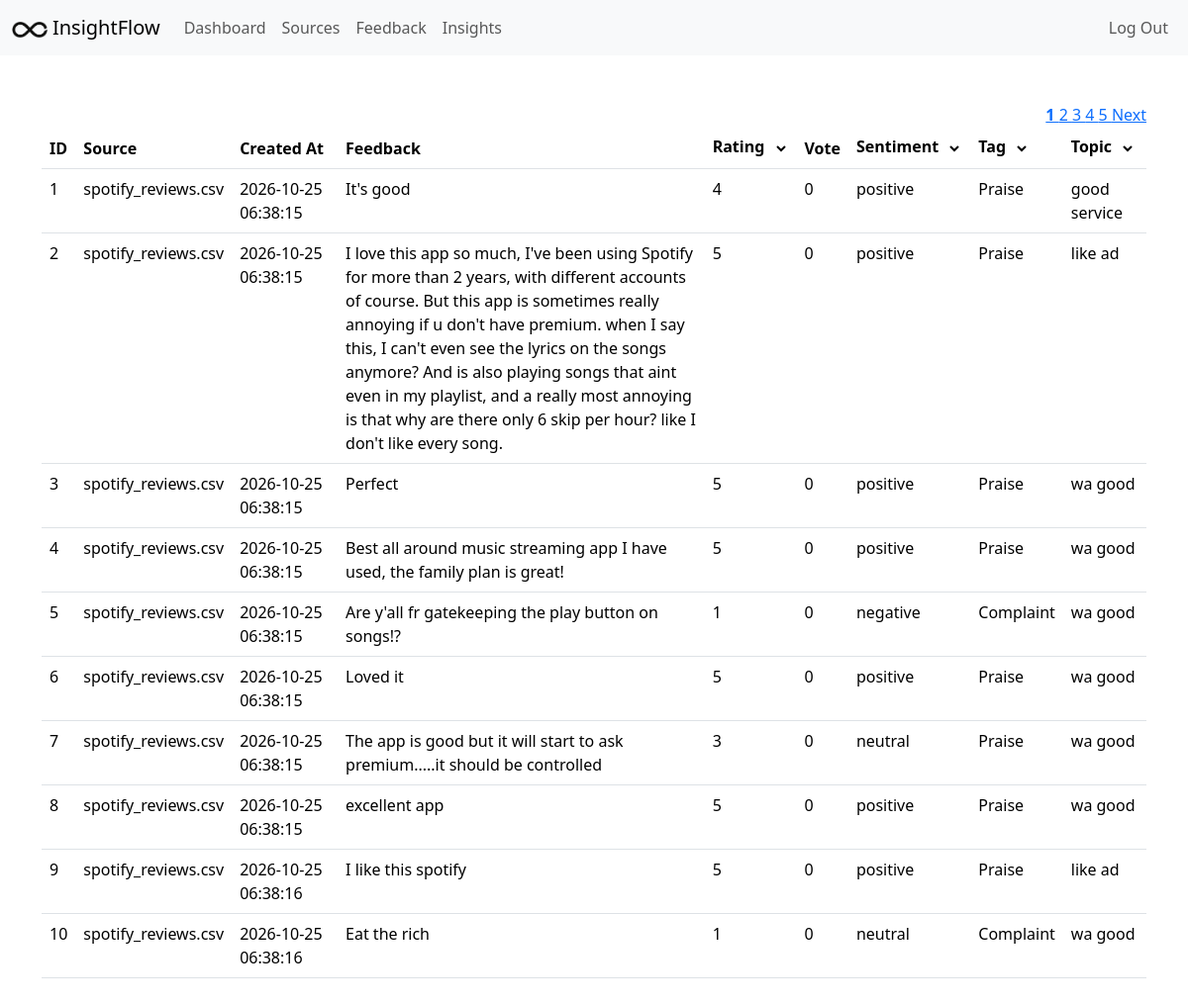
The app's page /feedback (signed in) with its own data.
### tables this page shows
CREATE TABLE feedback (id INTEGER PRIMARY KEY AUTOINCREMENT,source TEXT NOT NULL, created_at TIMESTAMP DEFAULT CURRENT_TIMESTAMP, feedback_text TEXT NOT NULL, rating INTEGER, feature_vote INTEGER, sentiment TEXT,tag TEXT,topic TEXT, user_id INTEGER REFERENCES users(id));

### app.py (the view)
@app.route("/feedback")
@login_required
def feedback():
    ratings = db.execute("SELECT DISTINCT rating FROM feedback WHERE user_id = ? ORDER BY rating", session.get("user_id"))
    sentiments = db.execute("SELECT DISTINCT sentiment FROM feedback WHERE user_id = ?", session.get("user_id"))
    tags = db.execute("SELECT DISTINCT tag FROM feedback WHERE user_id = ?", session.get("user_id"))
    topics = db.execute("SELECT DISTINCT topic FROM feedback WHERE user_id = ?", session.get("user_id"))
    per_page = 10
    page = request.args.get("page", 1, type=int)
    rating = request.args.get("rating", type=int)
    sentiment = request.args.get("sentiment", type=str)
    topic = request.args.get("topic", type=str)
    tag = request.args.get("tag", type=str)
    offset = (page - 1) * per_page
    feedback_query = "SELECT * FROM feedback WHERE user_id = ?"
    total_rows_query = "SELECT COUNT(*) AS count FROM feedback WHERE user_id = ?"
    params = [session.get("user_id")]
    if rating:
        feedback_query += " AND rating = ?"
        total_rows_query += " AND rating = ?"
        params.append(rating)
    if sentiment:
        feedback_query += " AND sentiment = ?"
        total_rows_query += " AND sentiment = ?"
        params.append(sentiment)
    if topic:
        feedback_query += " AND topic = ?"
        total_rows_query += " AND topic = ?"
        params.append(topic)
    if tag:
        feedback_query += " AND tag = ?"
        total_rows_query += " AND tag = ?"
        params.append(tag)
    feedback_query += " ORDER BY id LIMIT ? OFFSET ?"
    feedback = db.execute(feedback_query, *params, per_page, offset)
    total_rows = db.execute(total_rows_query, *params)[0]["count"]
    total_pages = (total_rows + per_page - 1) // per_page
    start_page = ((page - 1) // 5) * 5 + 1
    end_page = min(start_page + 4, total_pages)
    return render_template("feedback.html", ratings=ratings, sentiments=sentiments, tags=tags, topics=topics,
                           feedback=feedback, page=page, rating=rating, sentiment=sentiment, topic=topic, tag=tag,
                           total_pages=total_pages, start_page=start_page, end_page=end_page)

### app.py (called while the page is built)
@app.after_request
def after_request(response):
    response.headers["Cache-Control"] = "no-cache, no-store, must-revalidate"
    response.headers["Expires"] = 0
    response.headers["Pragma"] = "no-cache"
    return response

### helpers.py (called while the page is built)
def login_required(f):
    @wraps(f)
    def decorated_function(*args, **kwargs):
        if session.get("user_id") is None:
            return redirect("/login")
        return f(*args, **kwargs)
    return decorated_function

### templates/feedback.html (shortened to what this page needs)
{% extends "layout.html" %}
{% block main %}
    <div style="text-align: right;">
        <span>
            {% for p in range(start_page, end_page + 1) %}
                <a href="/feedback?page={{ p }}{% if rating %}&rating={{ rating }}{% endif %}{% if sentiment %}&sentiment={{ sentiment }}{% endif %}{% if topic %}&topic={{ topic }}{% endif %}{% if tag %}&tag={{ tag }}{% endif %}"
                    {% if p == page %} style="font-weight:bold;" {% endif %}>
                    {{ p }}
                </a>
            {% endfor %}
            </span>
        {% if page < total_pages %}
            <a href="/feedback?page={{ page + 1 }}">Next</a>
        {% endif %}
    </div>
    <table class="table" style="text-align: left;">
        <thead>
            <tr>
                <th>ID</th>
                <th>Source</th>
                <th>Created At</th>
                <th>Feedback</th>
                <th class="{% if rating %}filter-active{% endif %}">
                    <span>Rating</span>
                    <select name="rating" form="filter-form" onchange="this.form.submit()">
                        <option value="">All</option>
                    </select>
                </th>
                <th>Vote</th>
                <th class="{% if sentiment %}filter-active{% endif %}">
                    <span>Sentiment</span>
                    <select name="sentiment" form="filter-form" onchange="this.form.submit()">
                        <option value="">All</option>
                    </select>
                </th>
                <th class="{% if tag %}filter-active{% endif %}">
                    <span>Tag</span>
                    <select name="tag" form="filter-form" onchange="this.form.submit()">
                        <option value="">All</option>
                    </select>
                </th>
                <th class="{% if topic %}filter-active{% endif %}">
                    <span>Topic</span>
                    <select name="topic" form="filter-form" onchange="this.form.submit()">
                        <option value="">All</option>
                    </select>
                </th>
            </tr>
        </thead>
        <tbody>
            {% for row in feedback %}
                <tr>
                    <td>{{ row.id }}</td>
                    <td>{{ row.source }}</td>
                    <td>{{ row.created_at }}</td>
                    <td>{{ row.feedback_text }}</td>
                    <td>{{ row.rating }}</td>
                    <td>{{ row.feature_vote }}</td>
                    <td>{{ row.sentiment }}</td>
                    <td>{{ row.tag }}</td>
                    <td>{{ row.topic }}</td>
                </tr>
            {% endfor %}
        </tbody>
    </table>
{% endblock %}

### templates/layout.html (shortened to what this page needs)
<!DOCTYPE html>
<html lang="en">
    <head>
        <link href="https://cdn.jsdelivr.net/npm/bootstrap@5.3.8/dist/css/bootstrap.min.css" rel="stylesheet">
        <link href="/static/styles.css" rel="stylesheet">
    </head>
    <body>
        <nav class="navbar navbar-expand-lg bg-light">
            <div class="container-fluid">
                <a class="navbar-brand" href="/">
                    <img src="{{ url_for('static', filename='images/logo.png') }}" height="16">
                    InsightFlow
                </a>
                <div class="collapse navbar-collapse" id="hamburger_menu">
                    {% if session["user_id"] %}
                        <ul class="navbar-nav me-auto mb-2 mb-lg-0">
                            <li class="nav-item">
                                <a class="nav-link" aria-current="page" href="/">Dashboard</a>
                            </li>
                            <li class="nav-item">
                                <a class="nav-link" href="/sources">Sources</a>
                            </li>
                            <li class="nav-item">
                                <a class="nav-link" href="/feedback">Feedback</a>
                            </li>
                            <li class="nav-item">
                                <a class="nav-link" href="/insights">Insights</a>
                            </li>
                        </ul>
                        <ul class="navbar-nav ms-auto mb-2 mb-lg-0">
                                <li class="nav-item"><a class="nav-link" href="/logout">Log Out</a></li>
                        </ul>
                    {% else %}
                        <ul class="navbar-nav ms-auto mb-2 mb-lg-0">
                            <li class="nav-item"><a class="nav-link" href="/login">Login</a></li>
                            <li class="nav-item"><a class="nav-link" href="/register">Register</a></li>
                        </ul>
                    {% endif %}
                </div>
            </div>
        </nav>
        <main class="container py-5 text-center">
            {% block main %}{% endblock %}
        </main>
    </body>
</html>

### static/styles.css (style rules this page uses)
th { white-space: nowrap; }
th select { background: transparent; border: none; width: 20px; height: 24px; vertical-align: middle; }

### records on screen
feedback: id "1", source "spotify_reviews.csv", created_at "2026-10-25 06:38:15", feedback_text "It's good", rating "4", feature_vote "0", sentiment "positive", tag "Praise", topic "good service"
feedback: id "2", source "spotify_reviews.csv", created_at "2026-10-25 06:38:15", feedback_text "I love this app so much, I've been using Spotify for more than 2 years, with different accounts of course. But this app is sometimes really annoying if u don't have premium. when I say this, I can't even see the lyrics on the songs anymore? And is also playing songs that aint even in my playlist, and a really most annoying is that why are there only 6 skip per hour? like I don't like every song.", rating "5", feature_vote "0", sentiment "positive", tag "Praise", topic "like ad"
feedback: id "3", source "spotify_reviews.csv", created_at "2026-10-25 06:38:15", feedback_text "Perfect", rating "5", feature_vote "0", sentiment "positive", tag "Praise", topic "wa good"
feedback: id "4", source "spotify_reviews.csv", created_at "2026-10-25 06:38:15", feedback_text "Best all around music streaming app I have used, the family plan is great!", rating "5", feature_vote "0", sentiment "positive", tag "Praise", topic "wa good"
feedback: id "5", source "spotify_reviews.csv", created_at "2026-10-25 06:38:15", feedback_text "Are y'all fr gatekeeping the play button on songs!?", rating "1", feature_vote "0", sentiment "negative", tag "Complaint", topic "wa good"
feedback: id "6", source "spotify_reviews.csv", created_at "2026-10-25 06:38:15", feedback_text "Loved it", rating "5", feature_vote "0", sentiment "positive", tag "Praise", topic "wa good"
feedback: id "7", source "spotify_reviews.csv", created_at "2026-10-25 06:38:15", feedback_text "The app is good but it will start to ask premium.....it should be controlled", rating "3", feature_vote "0", sentiment "neutral", tag "Praise", topic "wa good"
feedback: id "8", source "spotify_reviews.csv", created_at "2026-10-25 06:38:15", feedback_text "excellent app", rating "5", feature_vote "0", sentiment "positive", tag "Praise", topic "wa good"
feedback: id "9", source "spotify_reviews.csv", created_at "2026-10-25 06:38:16", feedback_text "I like this spotify", rating "5", feature_vote "0", sentiment "positive", tag "Praise", topic "like ad"
feedback: id "10", source "spotify_reviews.csv", created_at "2026-10-25 06:38:16", feedback_text "Eat the rich", rating "1", feature_vote "0", sentiment "neutral", tag "Complaint", topic "wa good"

### other values on screen
{{ p }} "1" "2" "3" "4" "5"
